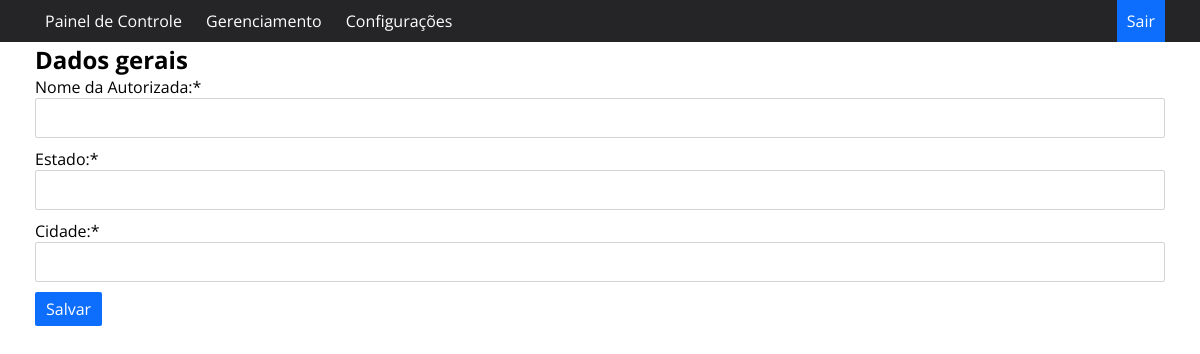
Before: /editarautorizada/2 with the older database file.
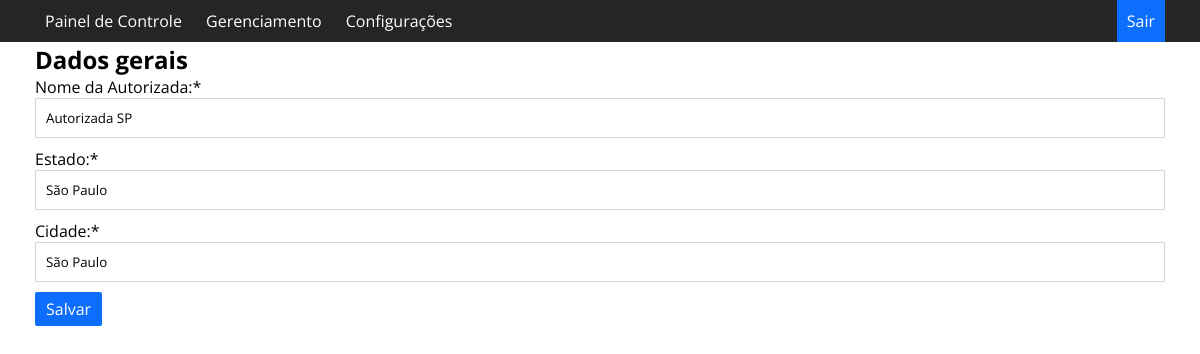
After: the same page with the newer database file.
### app.py (models this page shows, shortened)
class Autorizada(db.Model):
    id = db.Column('id', Integer, primary_key=True, autoincrement=True)
    datainsercao = db.Column('datainsercao', String(500), nullable=False)
    autorizada = db.Column('autorizada', String(255), nullable=False)
    estado = db.Column('estado', String(255), nullable=False)
    cidade = db.Column('cidade', String(255), nullable=False)

### app.py (the view)
@app.route('/editarautorizada/<int:id>', methods=['GET', 'POST'])
def editarautorizada(id):
    autorizada = Autorizada.query.get(id)
    if request.method:
        if request.method == 'POST':
            autorizada.autorizada = request.form['autorizada']
            autorizada.estado = request.form['estado']
            autorizada.cidade = request.form['cidade']
            db.session.commit()
            return redirect(url_for('gerenciamentoautorizadas'))
        return render_template('editarautorizada.html', autorizada=autorizada)
    return render_template('gerenaciamentoautorizadas.html', autorizada=autorizada)

### templates/editarautorizada.html (shortened to what this page needs)
<!DOCTYPE html>
<html lang="en">
<head>
    <link rel="stylesheet" href="{{ url_for('static', filename='estilo.css') }}">
</head>
<body>
    <nav id="menu-h">
        <ul>
            <li><a href="/paineldecontrole">Painel de Controle</a></li>
            <li><a href="#">Gerenciamento</a>
        </li>
        <li><a href="#">Configurações</a>
        </li>
            <li id="sair"><a href="#">Sair</a></li>
        </ul>
    </nav>
    <div class="container">
    <h1>Editar Autorizada</h1>
    <h2>Dados gerais</h2>
    <section>
    <form name="editarautorizada" class="form" method="post" action="/editarautorizada/{{autorizada.id}}">
            <div class="form-group">
                <label for="autorizada" class="label">Nome da Autorizada:*</label>
                <input type="text" name="autorizada" class="form-control" required value="{{autorizada.autorizada}}">
            </div>
            <div class="form-group">
                <label for="estado" class="label">Estado:*</label>
                <input type="text" name="estado" class="form-control" required value="{{autorizada.estado}}">
            </div>
            <div class="form-group">
                <label for="cidade" class="label">Cidade:*</label>
                <input type="text" name="cidade" class="form-control" required value="{{autorizada.cidade}}">
            </div>
            <div class="buttons">
            <button class="btnedit" type="submit">Salvar</button>
            </div>
    </form>
    </section>
</div>
</body>
</html>

Changed rows visible on the page:
added Autorizada: autorizada "Autorizada SP", estado "São Paulo", cidade "São Paulo"
